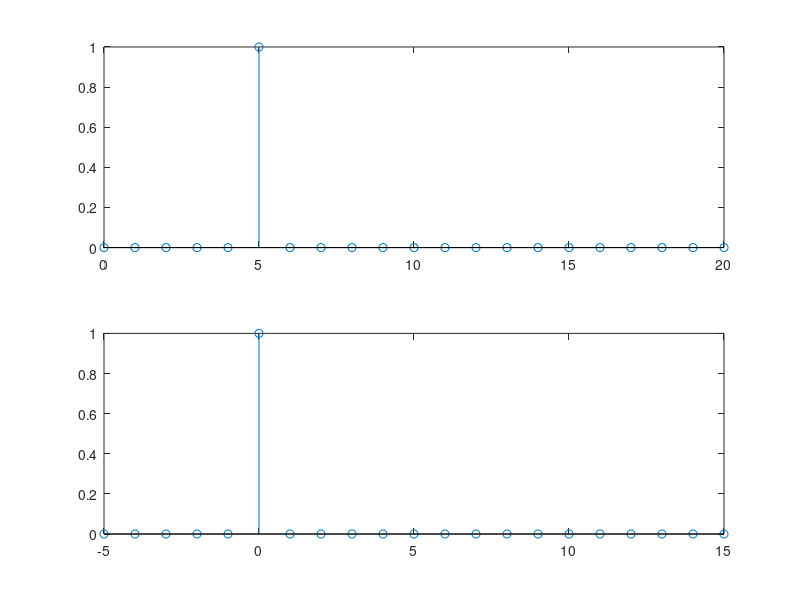
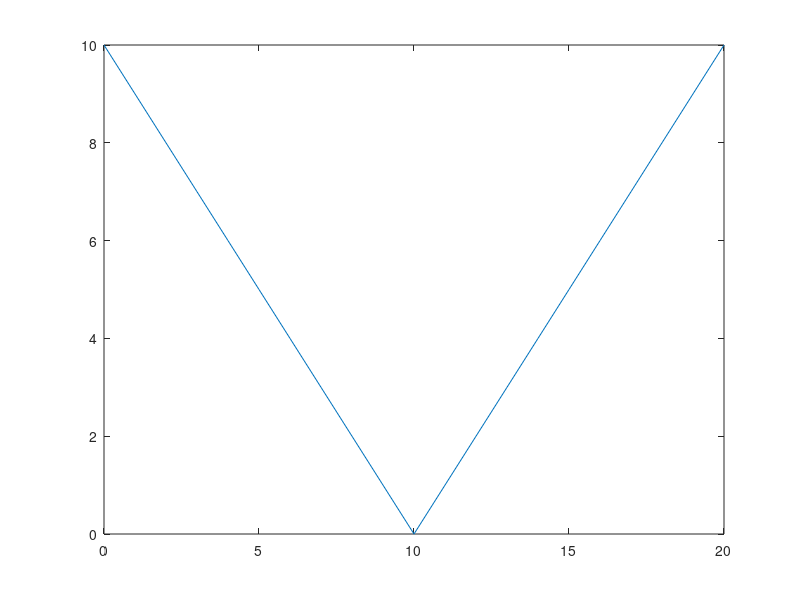
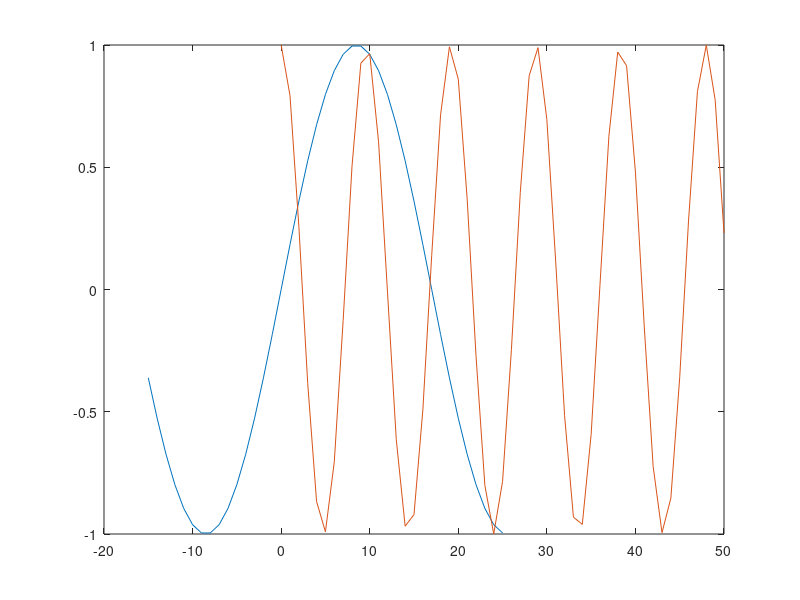
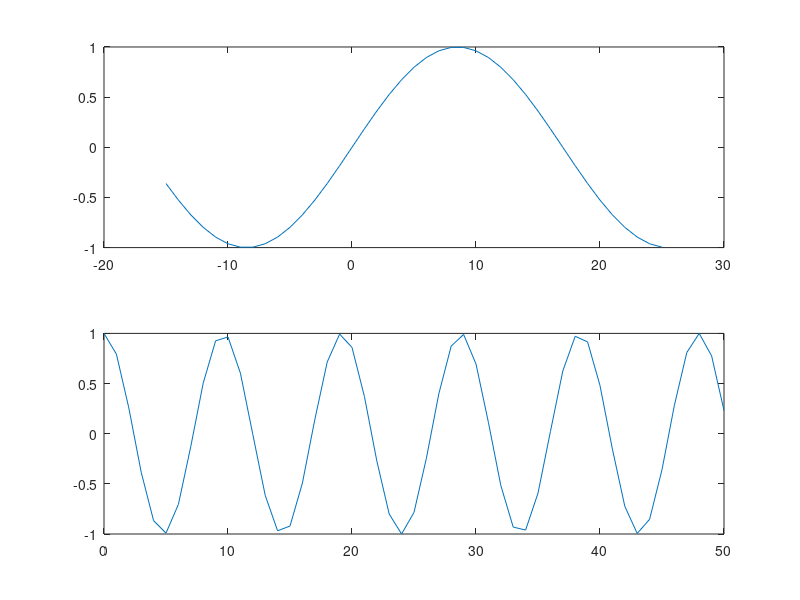

MATLAB code for these plots, in order:
%E4. Realizaţi un program MATLAB în care să generaţi şi să reprezentaţi grafic
%folosind funcţia stem următorii vectori:
%a) z = [0,0,0,0,0,1,0,0,...,0], vectorul z având lungimea 21. Reprezentarea
%grafică se va face în două “miniferestre” (funcţia subplot) vectorul z în
%funcţie de n = 0:20 respectiv de m= –5:15.
%b) t n = − 10 , reprezentat grafic în funcţie de n = 0:20.
%cele două secvenţe vor fi reprezentate în:
%- figura 1 – în acelaşi sistem de coordonate (pe acelaşi grafic);
%- figura 2 – folosind două “miniferestre” grafice plasate una sub alta. 

%a
z=[0,0,0,0,0,1,0,0,0,0,0,0,0,0,0,0,0,0,0,0,0];
n=0:20;
m=-5:15;
figure(1);
subplot(2,1,1);
stem(n,z); %se reprezinta grafic z in functie de n
subplot(2,1,2);
stem(m,z); %se reprezinta grafic z in functie de m

%b
t=abs(10-n);
figure(2);
plot(n,t); 

%c
n1=-15:25
x1=sin((pi/17)*n1);
n2=0:50
x2=cos((pi/sqrt(23))*n2)

figure(3);
plot(n1,x1)
hold on; %se foloseste pentru ca cele doua functii sa fie reprezentate in acelasi sistem de axe
plot(n2,x2)
hold off;

%se reprezinta grafic ca o functie continua 
figure(4);
subplot(2,1,1);
plot(n1,x1); 
subplot(2,1,2);
plot(n2,x2); 

%se reprezinta grafic ca o functie discreta cu ajutorul functiei stem
figure(5);
subplot(2,1,1);
stem(n1,x1); 
subplot(2,1,2);
stem(n2,x2); 

